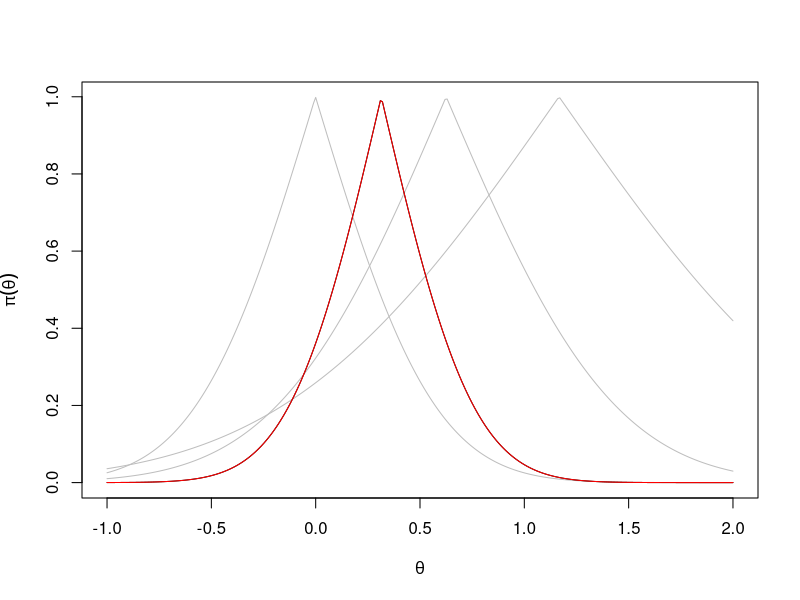

Source code (R): (Note: a time limit stopped this script after it produced the figure.)
#############################################################################
## Generate data for Gamma example, create individual and optimal contours
#############################################################################

set.seed(600)
theta <- 0.5
k <- 3
n_i <- c(5,10,15)
J_ni <- n_i/c(1,2,4)^2
theta_MLE <- sapply(1:k, function(i) rnorm(1, mean=theta, sd=1/sqrt(J_ni[i])))
#range of values for theta
theta_vec <- seq(-1,2,0.01)

# Function for the individual IM contours. 
gaussian_individual_IM <- function(theta, theta_MLE, J_ni){
  2*(1-pnorm(q=abs(theta_MLE-theta)*sqrt(J_ni)))
}

# Plotting the individual IM contours
individual_IMs <- lapply(1:k, function(i) gaussian_individual_IM(theta=theta_vec, theta_MLE=theta_MLE[i], J_ni=J_ni[i]) )
plot(theta_vec, individual_IMs[[1]], type="l", col="grey", xlab=expression(theta), ylab=expression(pi(theta)))
lines(theta_vec, individual_IMs[[2]],col="grey")
lines(theta_vec, individual_IMs[[3]],col="grey")

# Plotting the optimal IM contour
optimal_IM <- gaussian_individual_IM(theta=theta_vec, theta_MLE=sum(theta_MLE*J_ni)/sum(J_ni), J_ni=sum(J_ni))
lines(theta_vec, optimal_IM, col="black")

#############################################################################
## Compute Ryan's proposed naive IM
#############################################################################

pl.naive <- function(theta, theta_MLE, J_ni){
  s.J <- sum(J_ni)
  theta.n <- sum(J_ni*theta_MLE) / s.J
  1 - pchisq( ((theta.n -theta)^2)* s.J , 1)
}

# Plotting the naive IM
naive_IM <- pl.naive(theta_vec, theta_MLE=theta_MLE, J_ni=J_ni)
lines(theta_vec, naive_IM, col="red")

#############################################################################
## Compute the proposed middle ground IM with importance weights
#############################################################################

# work likelihood
work.likeli <- function(theta, theta_MLE, J_ni){
  s.J <- sum(J_ni)
  theta.n <- sum(theta_MLE*J_ni) / s.J
  return(exp(-(theta.n -theta)^2 * s.J / 2))
}

# function for middle ground IM
pl.mid <- function(theta, theta.dag, theta_MLE, k, J_ni, M){
  Ysim_list <- lapply(1:length(theta.dag), function(t) sapply(1:k, function(i) rnorm(M, mean=theta.dag[t], sd=1/sqrt(J_ni[i])) ))
  
  pl <- vector(length=length(theta))
  for(l in 1:length(theta)){
    closest <- which.min(abs(theta[l] - theta.dag))
    Ysim <- Ysim_list[[closest]]
    res <- sapply(1:M, function(sim){
      weights <-
        exp(sum(sapply(1:k, function(i) {
          dnorm(Ysim[sim,i], mean=theta[l], sd=1/sqrt(J_ni[i]), log=TRUE) - dnorm(Ysim[sim,i], mean=theta.dag[closest], sd=1/sqrt(J_ni[i]), log=TRUE)
        })))
      
      theta_MLE_sim <- Ysim[sim,]
      J_ni_sim <- J_ni
      as.numeric( work.likeli(theta=theta[l], theta_MLE=theta_MLE_sim, J_ni=J_ni_sim) <= 
                    work.likeli(theta=theta[l], theta_MLE=theta_MLE, J_ni=J_ni)) * weights
    })
    pl[l] <- mean(res)
  }
  return(pl)
}

# Plotting middle ground IM
# theta.dag <- sum(theta_MLE*J_ni) / sum(J_ni)
theta.dag <- theta_vec[seq(1,length(theta_vec),4)]
middle_IM <- pl.mid(theta=theta_vec, theta.dag=theta.dag, theta_MLE=theta_MLE, k=k, J_ni=J_ni, M=10000)

plot(theta_vec, individual_IMs[[1]], type="l", col="grey", xlab=expression(theta), ylab=expression(pi(theta)))
lines(theta_vec, individual_IMs[[2]],col="grey")
lines(theta_vec, individual_IMs[[3]],col="grey")
lines(theta_vec, optimal_IM, col="black")
lines(theta_vec, middle_IM, col="blue")

#############################################################################
### Comparison between middle ground IM and "exact" middle ground IM
#############################################################################

plot(theta_vec, middle_IM, col="blue", type="l",
     xlab=expression(theta), ylab=expression(pi(theta)))

# function for exact middle ground IM
pl.mid.exact <- function(theta, theta.dag, theta_MLE, k, J_ni, M){
  pl <- vector(length=length(theta))
  for(l in 1:length(theta)){
    Ysim <- sapply(1:k, function(i) rnorm(M, mean=theta[l], sd=1/sqrt(J_ni[i])) )
    res <- sapply(1:M, function(sim) {
      as.numeric( work.likeli(theta=theta[l], theta_MLE=Ysim[sim,], J_ni=J_ni) <= 
                    work.likeli(theta=theta[l], theta_MLE=theta_MLE, J_ni=J_ni))
    })
    pl[l] <- mean(res)
  }
  return(pl)
}

# Plotting exact middle ground IM
middle_IM_exact <- pl.mid.exact(theta=theta_vec, theta_MLE=theta_MLE, k=k, J_ni=J_ni, M=10000)
lines(theta_vec, middle_IM_exact, col="green")
